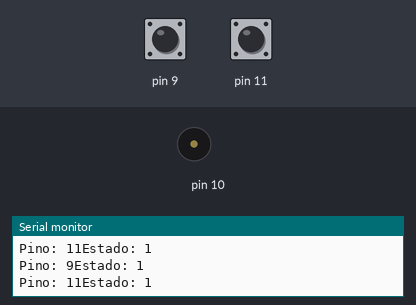
Simulated run of this program. Board: Arduino Uno, built with avr-gcc and run on an emulated ATmega328P. On the bench: buzzer (waves = sounding), the last lines printed to the serial monitor. Inputs (shaded band) come from the test bench; at power-on: pin 9 HIGH, pin 11 HIGH.

Above: at 1.2 s.
1.3 s: pin 9 pulled LOW for 0.15 s
At 2.6 s:
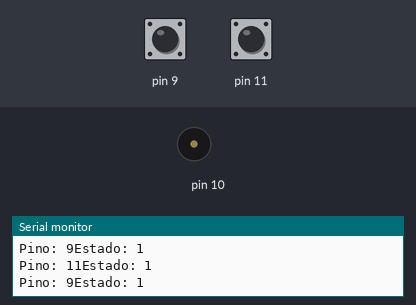
2.9 s: pin 11 pulled LOW for 0.15 s
At 3.5 s:
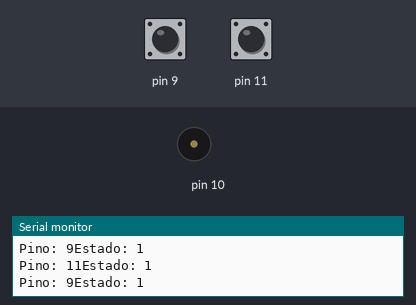
4.5 s: pin 9 pulled LOW for 3.2 s
At 5.0 s:
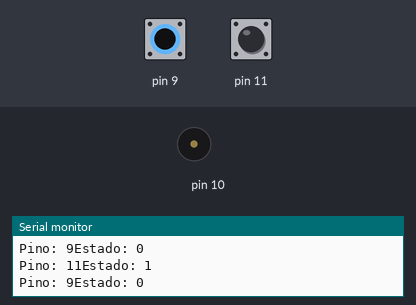
Timing chart, 0 to 9.2 s (numbered marks = the images above; inputs shaded):
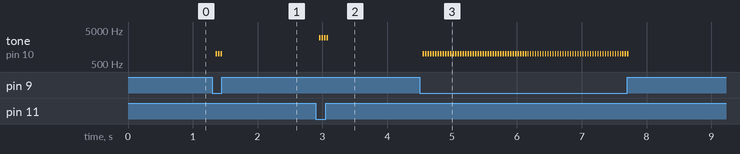

Measured:
- after the input at 1.3 s, tone on pin 10: alternates 1000 Hz for 0.02 s and silent for 0.02 s, 6 changes in all, then stays silent, starting after 0.06 s
- after the input at 2.9 s, tone on pin 10: alternates 3000 Hz for 0.02 s and silent for 0.02 s, 8 changes in all, then stays silent, starting after 0.05 s
- after the input at 4.5 s, tone on pin 10: alternates 1000 Hz for 0.02 s and silent for 0.02 s, 166 changes in all, then stays silent, starting after 0.05 s

The program:

main.cpp
```cpp
#include <Arduino.h>
#include <Buzzer.h>
#include <Botao.h>

Buzzer Buzzer_1(10);
Botao Botao_Aumentar(11);
Botao Botao_Diminuir(9);

void setup(){
  Serial.begin(9600);
}

void loop(){
	Botao_Aumentar.AcaoTocar(Buzzer_1, 1000, 2000);
  Botao_Diminuir.AcaoTocar(Buzzer_1, -1000, 2000);
}
```

Botao.h
```cpp
#ifndef BOTAO_H
#define BOTAO_H

#include <Arduino.h>
#include <Buzzer.h>

class Botao
{
  private:
  	int _pin;
  	bool _estado;

  public:
  	Botao(int pin);
  	void VerificaEstado();
  	void AcaoTocar(Buzzer Buzzer_1, int frequencia, int tempo);
};

Botao::Botao(int pin)
{
  _pin = pin;
  _estado = HIGH;
  pinMode(_pin, INPUT_PULLUP);
}

void Botao::VerificaEstado()
{
  _estado = digitalRead(_pin);
  Serial.print("Pino: ");
  Serial.print(_pin);
  Serial.print("Estado: ");
  Serial.println(_estado);
}

void Botao::AcaoTocar(Buzzer Buzzer_1, int frequencia, int tempo)
{
  Botao::VerificaEstado();

  if (_estado == LOW)
  {
    Buzzer_1.Tocar(frequencia, tempo);
  }
  else
  {
    Buzzer_1.Parar();
  }
}

#endif
```

Buzzer.h
```cpp
#ifndef BUZZER_H
#define BUZZER_H

#include <Arduino.h>

class Buzzer
{
  private:
  	int _pin;
  	int _frequencia;
  	unsigned long _tempo_tocando;

  public:
  	Buzzer(int pin);
  	void Tocar(int frequencia, unsigned long tempo_tocando);
  	void Parar();
};

Buzzer::Buzzer(int pin)
{
  _pin = pin;
  _frequencia = 2000;
}

void Buzzer::Tocar(int frequencia, unsigned long tempo_tocando)
{
  _frequencia = _frequencia + frequencia;
  _tempo_tocando = tempo_tocando;
  tone(_pin, _frequencia, _tempo_tocando);
}

void Buzzer::Parar()
{
  noTone(_pin);
}

#endif
```
